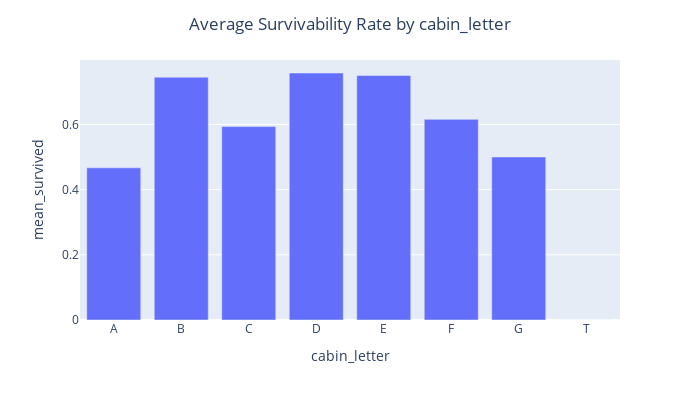

The cell this chart's notebook holds for it:
### Code cell
vizSurvivalRate(eda_df, 'cabin_letter', 'Bar')

### Figure 1 — Plotly figure (JSON) as saved in the notebook; plotly's stock layout.template omitted (floating-point values rounded to 4 significant figures)
{"data": [{"alignmentgroup": "True", "hovertemplate": "cabin_letter=%{x}<br>mean_survived=%{y}<extra></extra>", "legendgroup": "", "marker": {"color": "#636efa", "pattern": {"shape": ""}}, "name": "", "offsetgroup": "", "orientation": "v", "showlegend": false, "textposition": "auto", "type": "bar", "x": ["A", "B", "C", "D", "E", "F", "G", "T"], "xaxis": "x", "y": [0.4667, 0.7447, 0.5932, 0.7576, 0.75, 0.6154, 0.5, 0], "yaxis": "y"}], "layout": {"barmode": "relative", "height": 400, "legend": {"tracegroupgap": 0}, "margin": {"t": 60}, "title": {"text": "Average Survivability Rate by cabin_letter", "x": 0.5}, "width": 700, "xaxis": {"anchor": "y", "domain": [0, 1], "title": {"text": "cabin_letter"}}, "yaxis": {"anchor": "x", "domain": [0, 1], "title": {"text": "mean_survived"}}}}
